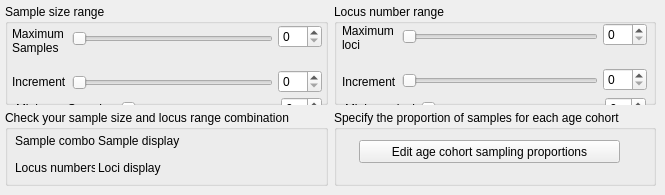
         <widget class="QWidget" name="tab_5">
          <attribute name="title">
           <string>Sampling Strategy specification</string>
          </attribute>
          <widget class="QWidget" name="layoutWidget_14">
           <property name="geometry">
            <rect>
             <x>5</x>
             <y>4</y>
             <width>651</width>
             <height>101</height>
            </rect>
           </property>
           <layout class="QHBoxLayout" name="horizontalLayout_35">
            <item>
             <widget class="QGroupBox" name="groupBox_29">
              <property name="title">
               <string>Sample size range</string>
              </property>
              <widget class="QWidget" name="layoutWidget">
               <property name="geometry">
                <rect>
                 <x>273</x>
                 <y>5</y>
                 <width>44</width>
                 <height>101</height>
                </rect>
               </property>
               <layout class="QVBoxLayout" name="verticalLayout_14">
                <item>
                 <widget class="QSpinBox" name="spinBox_41"/>
                </item>
                <item>
                 <widget class="QSpinBox" name="spinBox_42"/>
                </item>
               </layout>
              </widget>
              <widget class="QWidget" name="layoutWidget">
               <property name="geometry">
                <rect>
                 <x>67</x>
                 <y>4</y>
                 <width>201</width>
                 <height>106</height>
                </rect>
               </property>
               <layout class="QVBoxLayout" name="verticalLayout_15">
                <item>
                 <widget class="QSlider" name="horizontalSlider_49">
                  <property name="orientation">
                   <enum>Qt::Horizontal</enum>
                  </property>
                 </widget>
                </item>
                <item>
                 <widget class="QSlider" name="horizontalSlider_50">
                  <property name="orientation">
                   <enum>Qt::Horizontal</enum>
                  </property>
                 </widget>
                </item>
               </layout>
              </widget>
              <widget class="QWidget" name="layoutWidget">
               <property name="geometry">
                <rect>
                 <x>7</x>
                 <y>19</y>
                 <width>56</width>
                 <height>76</height>
                </rect>
               </property>
               <layout class="QVBoxLayout" name="verticalLayout_16">
                <item>
                 <widget class="QLabel" name="label_62">
                  <property name="text">
                   <string>Maximum Samples</string>
                  </property>
                  <property name="wordWrap">
                   <bool>true</bool>
                  </property>
                 </widget>
                </item>
                <item>
                 <widget class="QLabel" name="label_63">
                  <property name="text">
                   <string>Increment</string>
                  </property>
                  <property name="wordWrap">
                   <bool>true</bool>
                  </property>
                 </widget>
                </item>
               </layout>
              </widget>
              <widget class="QWidget" name="layoutWidget">
               <property name="geometry">
                <rect>
                 <x>11</x>
                 <y>93</y>
                 <width>306</width>
                 <height>24</height>
                </rect>
               </property>
               <layout class="QHBoxLayout" name="horizontalLayout_5">
                <item>
                 <widget class="QLabel" name="label_61">
                  <property name="text">
                   <string>Minimum Samples</string>
                  </property>
                  <property name="wordWrap">
                   <bool>true</bool>
                  </property>
                 </widget>
                </item>
                <item>
                 <widget class="QSlider" name="horizontalSlider_48">
                  <property name="orientation">
                   <enum>Qt::Horizontal</enum>
                  </property>
                 </widget>
                </item>
                <item>
                 <widget class="QSpinBox" name="spinBox_40"/>
                </item>
               </layout>
              </widget>
             </widget>
            </item>
            <item>
             <widget class="QGroupBox" name="groupBox_30">
              <property name="title">
               <string>Locus number range</string>
              </property>
              <widget class="QWidget" name="layoutWidget">
               <property name="geometry">
                <rect>
                 <x>8</x>
                 <y>15</y>
                 <width>56</width>
                 <height>81</height>
                </rect>
               </property>
               <layout class="QVBoxLayout" name="verticalLayout_17">
                <item>
                 <widget class="QLabel" name="label_65">
                  <property name="text">
                   <string>Maximum loci</string>
                  </property>
                  <property name="wordWrap">
                   <bool>true</bool>
                  </property>
                 </widget>
                </item>
                <item>
                 <widget class="QLabel" name="label_66">
                  <property name="text">
                   <string>Increment</string>
                  </property>
                  <property name="wordWrap">
                   <bool>true</bool>
                  </property>
                 </widget>
                </item>
               </layout>
              </widget>
              <widget class="QWidget" name="layoutWidget">
               <property name="geometry">
                <rect>
                 <x>68</x>
                 <y>2</y>
                 <width>196</width>
                 <height>106</height>
                </rect>
               </property>
               <layout class="QVBoxLayout" name="verticalLayout_18">
                <item>
                 <widget class="QSlider" name="horizontalSlider_52">
                  <property name="orientation">
                   <enum>Qt::Horizontal</enum>
                  </property>
                 </widget>
                </item>
                <item>
                 <widget class="QSlider" name="horizontalSlider_53">
                  <property name="orientation">
                   <enum>Qt::Horizontal</enum>
                  </property>
                 </widget>
                </item>
               </layout>
              </widget>
              <widget class="QWidget" name="layoutWidget">
               <property name="geometry">
                <rect>
                 <x>269</x>
                 <y>3</y>
                 <width>44</width>
                 <height>101</height>
                </rect>
               </property>
               <layout class="QVBoxLayout" name="verticalLayout_19">
                <item>
                 <widget class="QSpinBox" name="spinBox_44"/>
                </item>
                <item>
                 <widget class="QSpinBox" name="spinBox_45"/>
                </item>
               </layout>
              </widget>
              <widget class="QWidget" name="layoutWidget">
               <property name="geometry">
                <rect>
                 <x>11</x>
                 <y>93</y>
                 <width>301</width>
                 <height>24</height>
                </rect>
               </property>
               <layout class="QHBoxLayout" name="horizontalLayout_6">
                <item>
                 <widget class="QLabel" name="label_64">
                  <property name="text">
                   <string>Minimum loci</string>
                  </property>
                  <property name="wordWrap">
                   <bool>true</bool>
                  </property>
                 </widget>
                </item>
                <item>
                 <widget class="QSlider" name="horizontalSlider_51">
                  <property name="orientation">
                   <enum>Qt::Horizontal</enum>
                  </property>
                 </widget>
                </item>
                <item>
                 <widget class="QSpinBox" name="spinBox_43"/>
                </item>
               </layout>
              </widget>
             </widget>
            </item>
           </layout>
          </widget>
          <widget class="QWidget" name="layoutWidget_44">
           <property name="geometry">
            <rect>
             <x>5</x>
             <y>110</y>
             <width>651</width>
             <height>76</height>
            </rect>
           </property>
           <layout class="QHBoxLayout" name="horizontalLayout_32">
            <item>
             <widget class="QGroupBox" name="groupBox_8">
              <property name="title">
               <string>Check your sample size and locus range combination</string>
              </property>
              <widget class="QWidget" name="layoutWidget_45">
               <property name="geometry">
                <rect>
                 <x>10</x>
                 <y>19</y>
                 <width>301</width>
                 <height>51</height>
                </rect>
               </property>
               <layout class="QVBoxLayout" name="verticalLayout_11">
                <property name="spacing">
                 <number>3</number>
                </property>
                <item>
                 <layout class="QHBoxLayout" name="horizontalLayout_9">
                  <item>
                   <widget class="QLabel" name="label_21">
                    <property name="minimumSize">
                     <size>
                      <width>80</width>
                      <height>0</height>
                     </size>
                    </property>
                    <property name="maximumSize">
                     <size>
                      <width>80</width>
                      <height>16777215</height>
                     </size>
                    </property>
                    <property name="text">
                     <string>Sample combos:</string>
                    </property>
                   </widget>
                  </item>
                  <item>
                   <widget class="QLabel" name="label_23">
                    <property name="text">
                     <string>Sample display</string>
                    </property>
                   </widget>
                  </item>
                 </layout>
                </item>
                <item>
                 <layout class="QHBoxLayout" name="horizontalLayout_33">
                  <item>
                   <widget class="QLabel" name="label_22">
                    <property name="minimumSize">
                     <size>
                      <width>80</width>
                      <height>0</height>
                     </size>
                    </property>
                    <property name="maximumSize">
                     <size>
                      <width>80</width>
                      <height>16777215</height>
                     </size>
                    </property>
                    <property name="text">
                     <string>Locus numbers:</string>
                    </property>
                   </widget>
                  </item>
                  <item>
                   <widget class="QLabel" name="label_24">
                    <property name="text">
                     <string>Loci display</string>
                    </property>
                   </widget>
                  </item>
                 </layout>
                </item>
               </layout>
              </widget>
             </widget>
            </item>
            <item>
             <widget class="QGroupBox" name="groupBox_7">
              <property name="title">
               <string>Specify the proportion of samples for each age cohort</string>
              </property>
              <widget class="QPushButton" name="pushButton_15">
               <property name="geometry">
                <rect>
                 <x>25</x>
                 <y>30</y>
                 <width>261</width>
                 <height>23</height>
                </rect>
               </property>
               <property name="text">
                <string>Edit age cohort sampling proportions</string>
               </property>
              </widget>
             </widget>
            </item>
           </layout>
          </widget>
         </widget>
